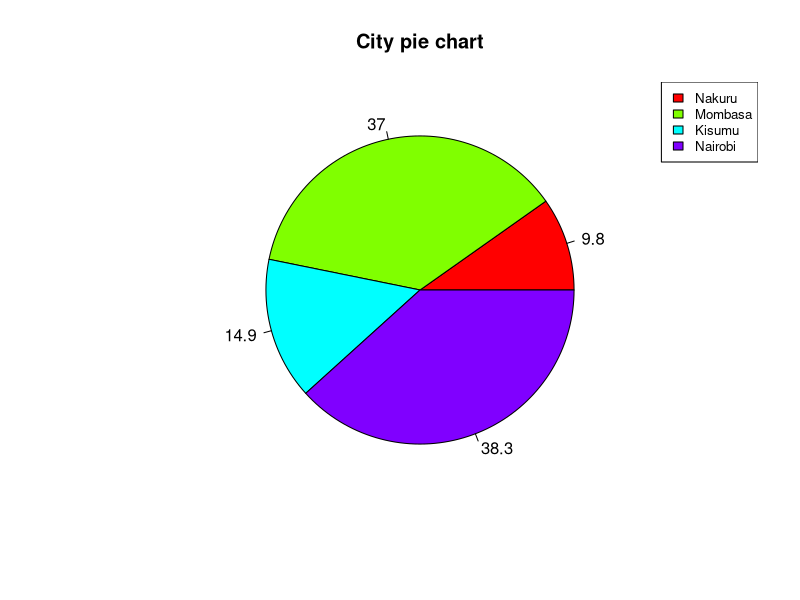
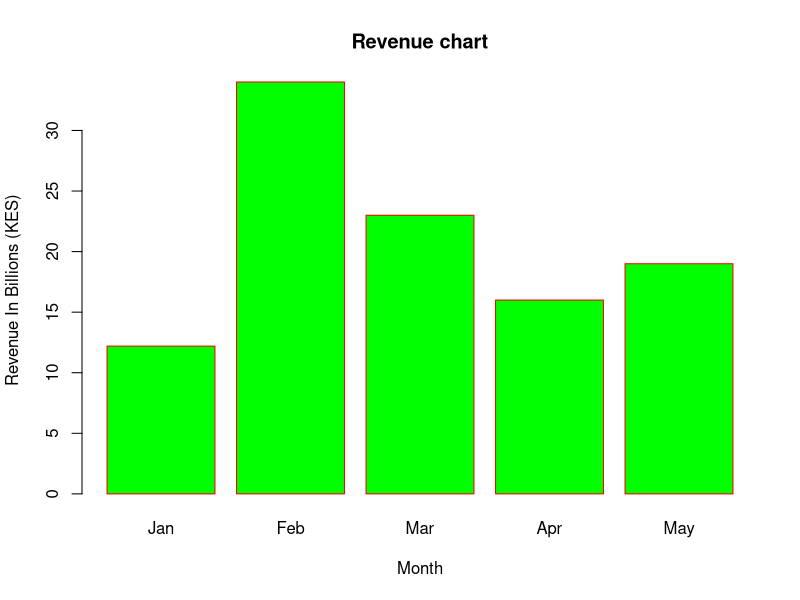
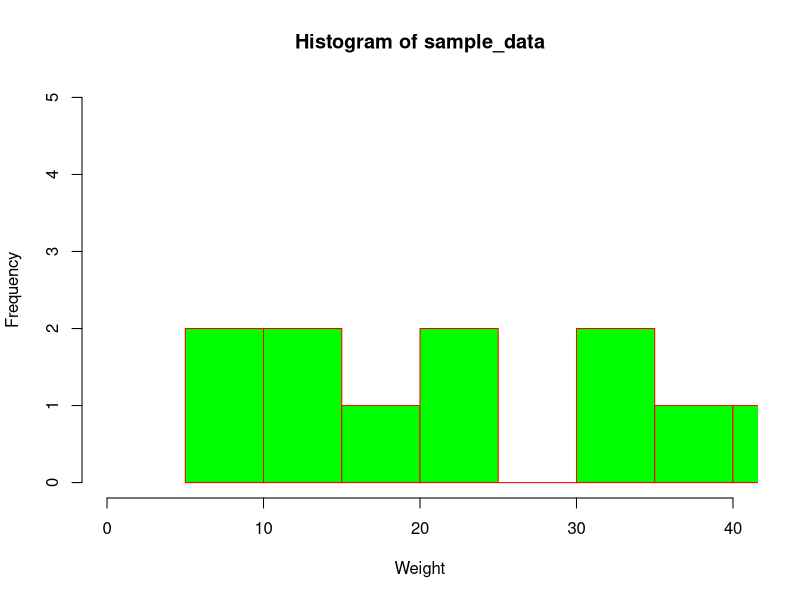
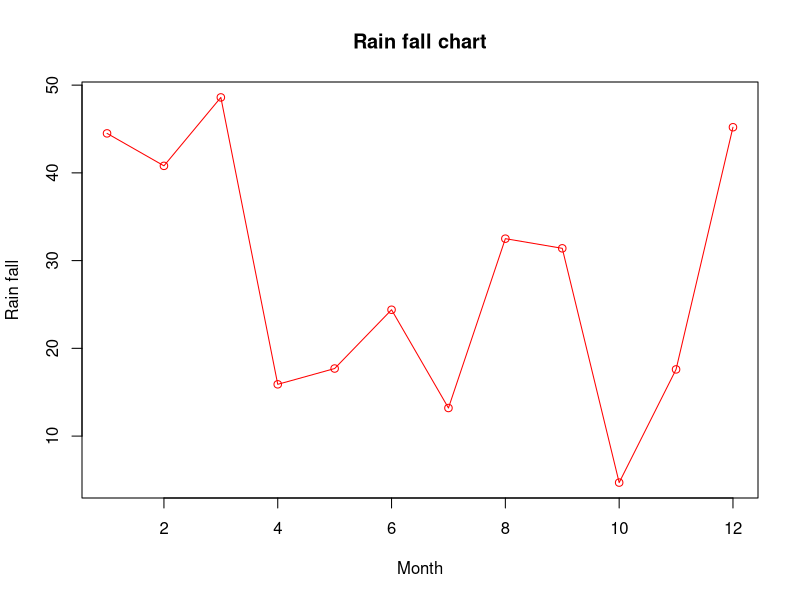

These figures' R source, in order:
## ---- chunk 1
knitr::opts_chunk$set(echo = TRUE)
## ---- chunk 2
x = c(23,87,35,90)
town <- c("Nakuru","Mombasa","Kisumu","Nairobi")
piepercent<- round(100*x/sum(x), 1)
pie(x, labels = piepercent, main = "City pie chart",col = rainbow(length(x)))
legend("topright", town, cex = 0.8,fill = rainbow(length(x)))
## ---- chunk 3
rev_in_Billions <- c(12.2,34,23,16,19)
months <- c("Jan","Feb","Mar","Apr","May")
barplot(rev_in_Billions,names.arg=months,xlab="Month",ylab="Revenue In Billions (KES)",col="green",
main="Revenue chart",border="red")
## ---- chunk 4
sample_data <- c(9,13,21,8,36,22,12,41,31,33,19)
hist(sample_data,xlab = "Weight",col = "green",border = "red", xlim = c(0,40), ylim = c(0,5),
   breaks = 5)
## ---- chunk 5
x = round(runif(12,min = 0, max = 50),1) #This is used to generate random numbers
plot(x,type = "o", col = "red", xlab = "Month", ylab = "Rain fall",
   main = "Rain fall chart")
